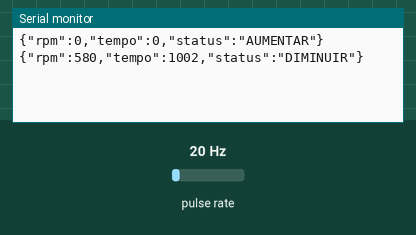
Recording of a sketch running on a simulated Arduino Uno, built with avr-gcc and run on an emulated ATmega328P. On the bench: the last lines printed to the serial monitor. Wiring (inferred from the names in the program): pulse sensor: data pin 2. The test bench sets the inputs (shaded band); at power-on: pulse rate 20 Hz.

Above: at 1.2 s.
1.3 s: pulse rate (sensor on pin 2) set to 4 Hz
At 2.6 s:
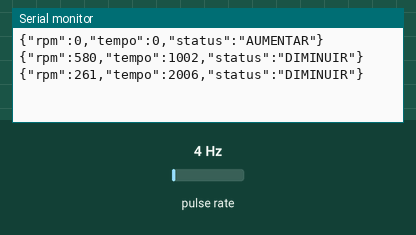
2.8 s: pulse rate (sensor on pin 2) set to 50 Hz
At 3.7 s:
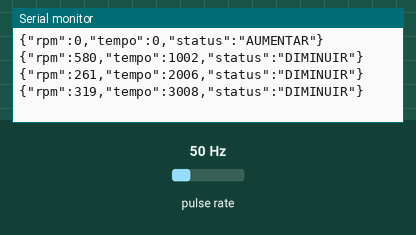
Timing chart, 0 to 5.8 s (numbered marks = the images above; inputs shaded):
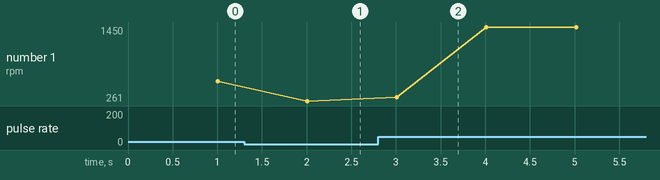

Measured:
- after the input at 1.3 s, the serial monitor: prints a new line after 0.71 s (image 1)
- after the input at 2.8 s, the serial monitor: prints a new line after 0.21 s (image 2)
- plotted number 1: 580 → 261 after the input at 1.3 s, 261 → 1450 after the input at 2.8 s

The sketch:

sistemas_cadencia_bike.ino
```cpp
#include <ArduinoJson.h>

// define os pinos de entrada do sensor
const int sensorPin = 2;

// inicializa as variáveis
unsigned int rpm;
unsigned long timeold;
volatile int pulses;

void setup() {
  Serial.begin(9600); // inicia a comunicação serial
  attachInterrupt(digitalPinToInterrupt(sensorPin), rpm_fan, RISING); // configura a interrupção
  timeold = millis(); // inicializa o tempo
}

void loop() {
  // Calcula o intervalo de tempo desde a última medição
  unsigned long timeDelta = millis() - timeold;

  // Calcula a velocidade em RPM (rotações por minuto)
  rpm = 30*1000/timeDelta*pulses;

  // Atualiza o tempo e reseta os pulsos
  timeold = millis();

  // Define o status com base no valor de rpm
  String status;
  if (rpm > 50) {
    status = "DIMINUIR";
  } else if (rpm < 40) {
    status = "AUMENTAR";
  } else {
    status = "OK";
  }

  // Cria um objeto JSON
  StaticJsonDocument<200> doc;
  doc["rpm"] = rpm;
  doc["tempo"] = millis();
  doc["status"] = status;

  // Serializa o objeto JSON e envia pela porta serial
  String output;
  serializeJson(doc, output);
  Serial.println(output);

  // Espera 1 segundo antes de calcular a velocidade novamente
  pulses = 0;
  delay(1000);
}

void rpm_fan() {
  // Incrementa o contador de pulsos quando o sensor detecta uma rotação completa do pedal
  pulses++;
}
```
